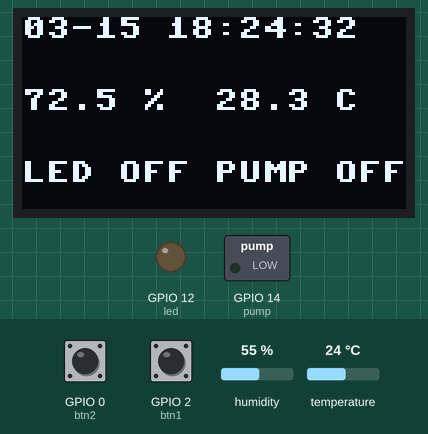
Bench run of a program on a simulated ESP8266 board running MicroPython. Parts: 128×64 one-colour display, switched loads named in the program (green lamp = pin HIGH), output pins drawn as LEDs (lit = HIGH). The test bench sets the inputs (shaded band); at power-on: GPIO 0 (btn2) HIGH, GPIO 2 (btn1) HIGH, humidity 55 %, temperature 24 °C. WiFi joins after 1.5 s; the clock reads 2024-03-15 10:24:30 at power-on unless the program sets it; what the program prints to the serial console is not drawn.

Above: at 2.2 s.
3.3 s: GPIO 0 (btn2) pulled LOW for 0.15 s
At 4.9 s:
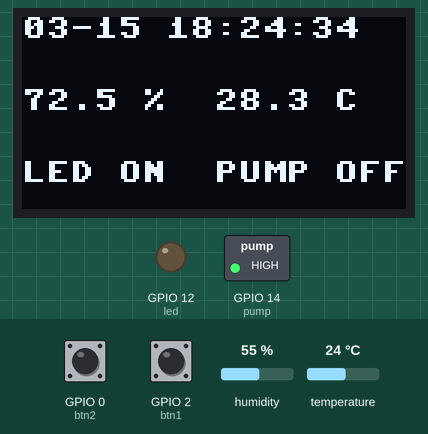
7.7 s: GPIO 2 (btn1) pulled LOW for 0.15 s
At 11.1 s:
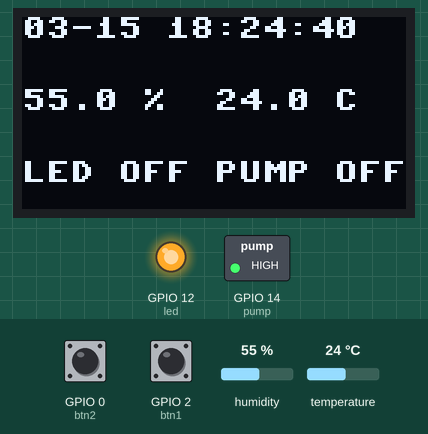
11.8 s: GPIO 0 (btn2) pulled LOW for 1 s
At 14.2 s:
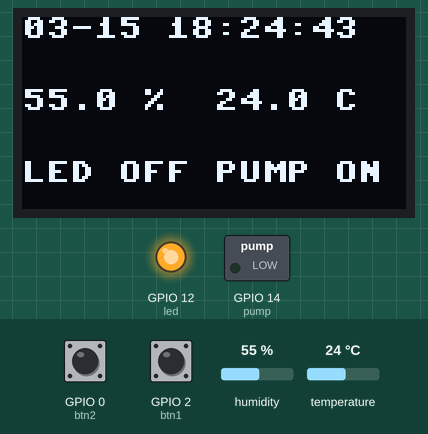
16.9 s: GPIO 2 (btn1) pulled LOW for 1 s
At 19.0 s:
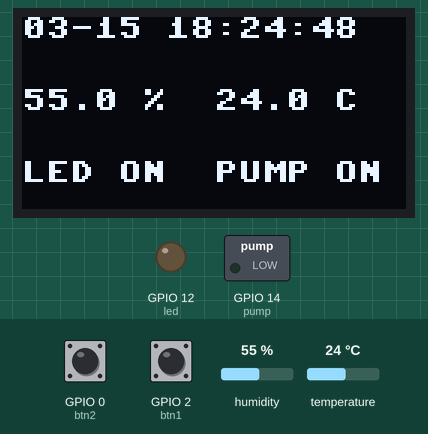
19.4 s: humidity set to 22 %
At 21.4 s:
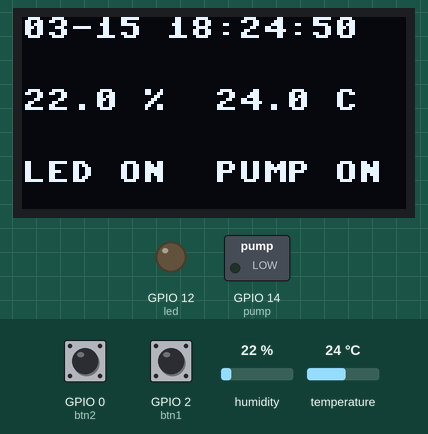
22.1 s: GPIO 2 (btn1) pulled LOW for 0.15 s
At 22.47 s:
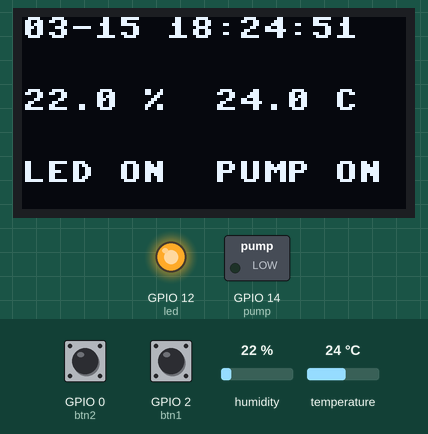
Timing chart, 0 to 24.7 s (numbered marks = the images above; inputs shaded):
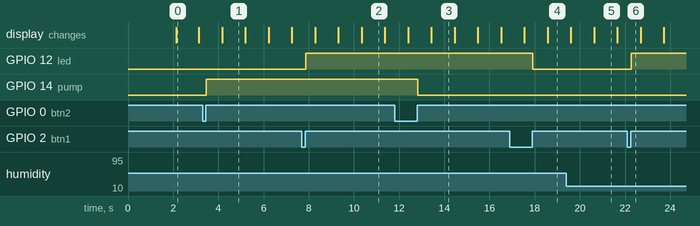

The program:

lht-dht22.py
```python
# ESP8266 iot humdity temperature sensor with LED switch and pump switch , MQTT and  NTP time.
# GPIO4 aka D2 for SDA of I2C OLED SSD1306
# GPIO5 aka D1 for SCL of I2C OLED SSD1306


# led  D6  GPIO 12
# pump D5  GPIO 14
# btn1 D4  GPIO 2
# btn2 D3  GPIO 0

import machine
import network
import time
import dht
from time import sleep
from machine import Pin, I2C
from dht import DHT11

import os
import sys
import ssd1306


def fill_zero(n):
    if n < 10:
        return '0' + str(n)
    else:
        return str(n)

def fill_blank(n):
    if n<10:
        return ' ' + str(n)
    else:
        return str(n)


i2c = I2C(-1, Pin(5), Pin(4))   # SCL, SDA
display = ssd1306.SSD1306_I2C(128, 64, i2c)

# WiFi connection information
WIFI_SSID = 'BILLYWIFI'
WIFI_PASSWORD = 'Xolmem13'

# turn off the WiFi Access Point
ap_if = network.WLAN(network.AP_IF)
ap_if.active(False)

# connect the device to the WiFi network
wifi = network.WLAN(network.STA_IF)
wifi.active(True)
wifi.connect(WIFI_SSID, WIFI_PASSWORD)

# wait until the device is connected to the WiFi network
MAX_ATTEMPTS = 20
attempt_count = 0
while not wifi.isconnected() and attempt_count < MAX_ATTEMPTS:
    attempt_count += 1
    time.sleep(1)

if attempt_count == MAX_ATTEMPTS:
    print('could not connect to the WiFi network')
    sys.exit()

# set time using NTP server on the internet

import ntptime    #NTP-time (from pool.ntp.org)
import utime
ntptime.settime()
tm = utime.localtime(utime.mktime(utime.localtime()) + 8 * 3600)
tm=tm[0:3] + (0,) + tm[3:6] + (0,)
rtc = machine.RTC()
rtc.datetime(tm)


reported_err = 0
measure_period_ms = 10000
display_period_ms = 1000
loop_delay_ms = 10
last_measure_ms = 0
last_display_ms = 0
debounce_start_ms = 0
debounce_period_ms = 20
last_btn1_state = 0
last_btn2_state = 0
btn1_state = 0
btn2_state = 0
ledOn = False
pumpOn = False
h = 72.5
h0 = 1.0
t = 28.3
t0 = 1.0

led = Pin(12, Pin.OUT)
pump = Pin(14, Pin.OUT)
btn1 = Pin(2, Pin.IN, Pin.PULL_UP)
btn2 = Pin(0, Pin.IN, Pin.PULL_UP)


# pin for DHT sensor
dhtSensor = DHT11(Pin(13, Pin.IN, Pin.PULL_UP))


while True:

    # led switch
    btn1_value = btn1.value()
    if btn1_value != last_btn1_state :
        debounce_start_ms = time.ticks_ms()
    if abs(time.ticks_ms() - debounce_start_ms) >= debounce_period_ms :
        if btn1_value != btn1_state :
            btn1_state = btn1_value
            if btn1_state == 1 :
                if ledOn :
# if led is previously ON, now turn it off by outputing High voltage
                    led.on()
                    msg = "OFF"
                    ledOn = False
                else :
# if led is previously OFF, now turn it on by outputing Low voltage
                    led.off()
                    msg = "ON"
                    ledOn = True


    last_btn1_state = btn1_value


    # pump switch
    btn2_value = btn2.value()
    if btn2_value != last_btn2_state :
        debounce_start_ms = time.ticks_ms()
    if abs(time.ticks_ms() - debounce_start_ms) >= debounce_period_ms :
        if btn2_value != btn2_state :
            btn2_state = btn2_value
            if btn2_state == 1 :
                if pumpOn :
# if pump is previously ON, now turn it off by outputing High voltage
                    pump.on()
                    msg = "OFF"
                    pumpOn = False
                else :
# if pump is previously OFF, now turn it on by outputing Low voltage
                    pump.off()
                    msg = "ON"
                    pumpOn = True

    last_btn2_state = btn2_value

    # Sensors
    try:
        if abs(time.ticks_ms() - last_measure_ms) >= measure_period_ms :
            try:
                dhtSensor.measure()   # Poll sensor
                h = dhtSensor.humidity()
                t = dhtSensor.temperature()
            except OSError as err :
                print("dhtSensor error: {0}".format(err))
            msg = (b'{0:3.1f}'.format(h))
            if h != h0 :
                print('Publish:  humidity = {}'.format(h))
                h0 = h

            msg = (b'{0:3.1f}'.format(t))
            if t != t0 :
                print('Publish:  airtemp = {}'.format(t))
                t0 = t

            last_measure_ms = time.ticks_ms()

        if abs(time.ticks_ms() - last_display_ms) >= display_period_ms :
            display.fill(0)
            Y,M,D,H,m,S,ms,W=utime.localtime()
            timetext ='%s-%s %s:%s:%s' % (fill_zero(M),fill_zero(D),fill_zero(H),fill_zero(m),fill_zero(S))
            display.text(timetext,0,0)
            display.text(b'{0:3.1f} %'.format(h), 0, 24)
            display.text(b'{0:3.1f} C'.format(t), 64, 24)
            if ledOn :
                display.text("LED ON", 0, 48)
            else :
                display.text("LED OFF", 0, 48)

            if pumpOn :
                display.text("PUMP ON", 64, 48)
            else :
                display.text("PUMP OFF", 64, 48)

            display.show()
            last_display_ms = time.ticks_ms()

    except KeyboardInterrupt:
        print('Ctrl-C pressed...exiting')
        sys.exit()
```

Measured:
- after the input at 3.3 s, GPIO 14 (pump): LOW → HIGH after 0.17 s; the display: changes after 0.87 s (image 1)
- after the input at 7.7 s, GPIO 12 (led): LOW → HIGH after 0.17 s; the display: first changes after 0.58 s (image 2 shows a later state)
- after the input at 11.8 s, GPIO 14 (pump): HIGH → LOW after 1.0 s; the display: first differs from a run without the input after 1.6 s (image 3)
- after the input at 16.9 s, GPIO 12 (led): HIGH → LOW after 1.0 s; the display: first differs from a run without the input after 1.7 s (image 4)
- after the input at 22.1 s, GPIO 12 (led): LOW → HIGH after 0.17 s
- what the display in image 0 shows lasts 1.0 s, from 2.1 s to 3.1 s
